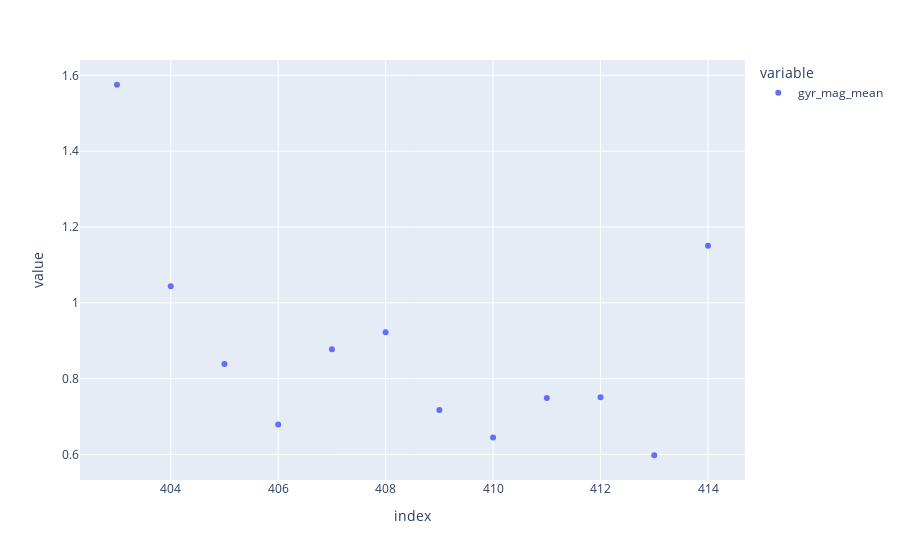

Notebook code cell kept with this figure:
### Code cell
# plt.plot(raw['gyr_mag_mean'])

# px.scatter(raw['gyr_mag_mean'])
px.scatter(raw[raw['experiment_id'] == 20]['gyr_mag_mean'])

### Figure 1 — Plotly figure (JSON) as saved in the notebook; plotly's stock layout.template omitted (floating-point values rounded to 4 significant figures)
{"data": [{"hovertemplate": "variable=gyr_mag_mean<br>index=%{x}<br>value=%{y}<extra></extra>", "legendgroup": "gyr_mag_mean", "marker": {"color": "#636efa", "symbol": "circle"}, "mode": "markers", "name": "gyr_mag_mean", "orientation": "v", "showlegend": true, "type": "scatter", "x": [403, 404, 405, 406, 407, 408, 409, 410, 411, 412, 413, 414], "xaxis": "x", "y": [1.575, 1.044, 0.839, 0.6789, 0.8775, 0.9224, 0.7174, 0.6448, 0.7491, 0.7512, 0.5981, 1.15], "yaxis": "y"}], "layout": {"legend": {"title": {"text": "variable"}, "tracegroupgap": 0}, "margin": {"t": 60}, "xaxis": {"anchor": "y", "domain": [0, 1], "title": {"text": "index"}}, "yaxis": {"anchor": "x", "domain": [0, 1], "title": {"text": "value"}}}}
